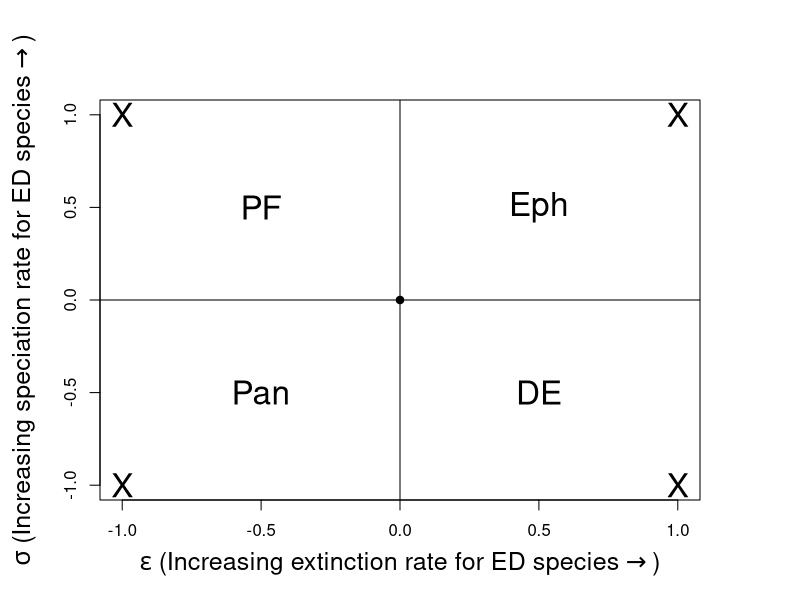
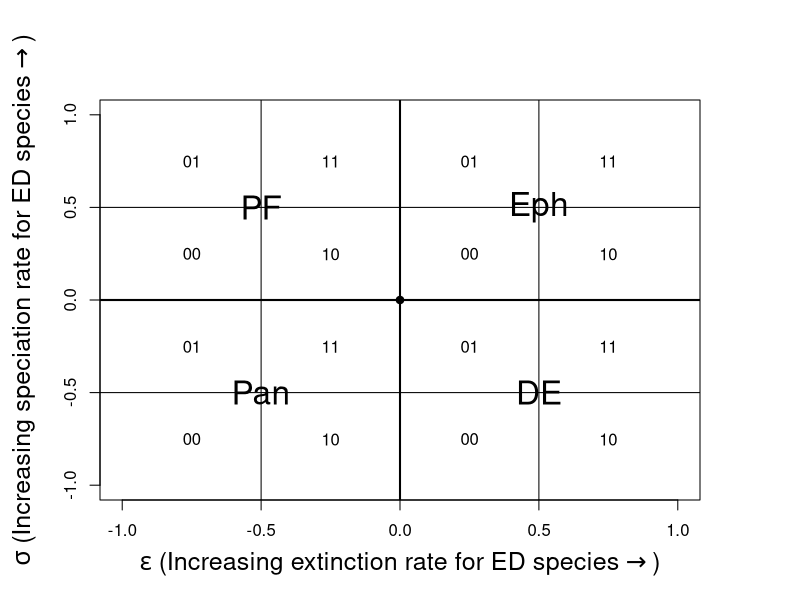

The R source for these figures, in order:
# 16/04/2015
# Parameter space of sig-eps

# QUADRANTS
# empty plot
par (mar=(c(4, 4, 4, 4) + 1))
xlab <- expression (paste (epsilon, ' (Increasing extinction rate for ED species') %->% ')')
ylab <- expression (paste (sigma, ' (Increasing speciation rate for ED species') %->% ')')
plot (x=0, y=0, pch=19, xlab=xlab, ylab=ylab, xlim=c(-1,1),
      ylim=c(-1,1), cex.lab=1.5)
# plot labels at different positions
abline (v=0)
abline (h=0)
sig <- c (-0.5, -0.5, 0.5, 0.5)
eps <- c (-0.5, 0.5, -0.5, 0.5)
labels <- c ('Pan', 'PF', 'DE', 'Eph')
text (sig, eps, labels=labels, cex=2)
sig <- c (-1, -1, 1, 1)
eps <- c (-1, 1, -1, 1)
points (sig, eps, pch='X', cex = 2)

# DECSEXTANTS
# empty plot
par (mar=(c(4, 4, 4, 4) + 1))
xlab <- expression (paste (epsilon, ' (Increasing extinction rate for ED species') %->% ')')
ylab <- expression (paste (sigma, ' (Increasing speciation rate for ED species') %->% ')')
plot (x=0, y=0, pch=19, xlab=xlab, ylab=ylab, xlim=c(-1,1),
      ylim=c(-1,1), cex.lab=1.5)
# plot labels at different positions
abline (v=0, lwd=2)
abline (v=0.5)
abline (v=-0.5)
abline (h=0, lwd=2)
abline (h=0.5)
abline (h=-0.5)
# Pan section
sig <- c (-0.75, -0.75, -0.25, -0.25)
eps <- c (-0.75, -0.25, -0.75, -0.25)
labels <- c ('00', '01', '10', '11')
text (sig, eps, labels=labels, cex=1)
text (-0.5, -0.5, labels='Pan', cex=2)
# PF
sig <- c (-0.75, -0.75, -0.25, -0.25)
eps <- c (0.75, 0.25, 0.75, 0.25)
labels <- c ('01', '00', '11', '10')
text (sig, eps, labels=labels, cex=1)
text (-0.5, 0.5, labels='PF', cex=2)
# DE
sig <- c (0.75, 0.75, 0.25, 0.25)
eps <- c (-0.75, -0.25, -0.75, -0.25)
labels <- c ('10', '11', '00', '01')
text (sig, eps, labels=labels, cex=1)
text (0.5, -0.5, labels='DE', cex=2)
# Eph
sig <- c (0.75, 0.75, 0.25, 0.25)
eps <- c (0.75, 0.25, 0.75, 0.25)
labels <- c ('11', '10', '01', '00')
text (sig, eps, labels=labels, cex=1)
text (0.5, 0.5, labels='Eph', cex=2, bg='white')